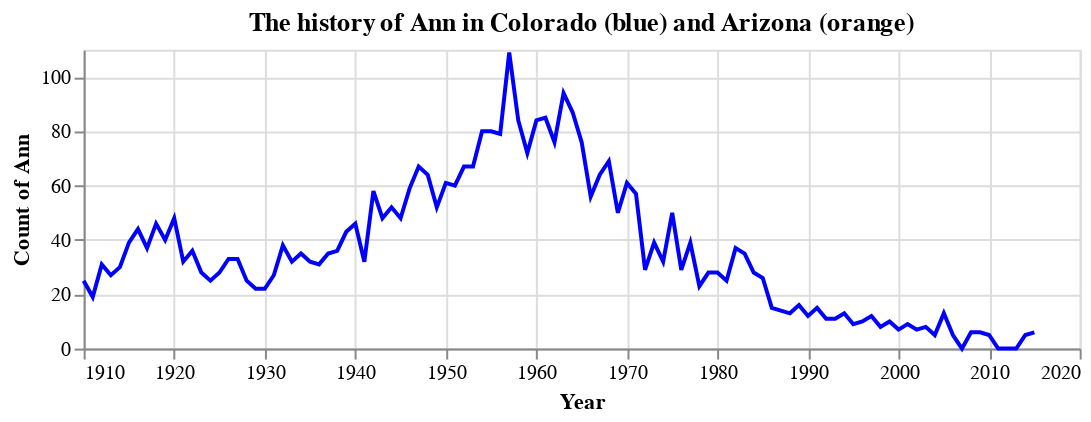

Source (notebook cell):
### Code cell
chart_co = (alt.Chart(ann_co)
    .mark_line(color='blue')
    .encode(x = alt.X('year', axis = alt.Axis(format = 'd', title = 'Year')), 
            y = alt.Y('co_total', axis=alt.Axis(title = 'Count of Ann')))
    .properties(
        height = 150,
        width = 500,
        title = {'text': 'The history of Ann in Colorado (blue) and Arizona (orange)'}
    )
)
chart_co

### Figure 1 — Vega-Lite specification as saved in the notebook (floating-point values rounded to 4 significant figures)
{"config": {"view": {"continuousWidth": 400, "continuousHeight": 300}}, "data": {"name": "data-4a16683801b93f67d8cce30e224ea622"}, "mark": {"type": "line", "color": "blue"}, "encoding": {"x": {"type": "quantitative", "axis": {"format": "d", "title": "Year"}, "field": "year"}, "y": {"type": "quantitative", "axis": {"title": "Count of Ann"}, "field": "co_total"}}, "height": 150, "title": {"text": "The history of Ann in Colorado (blue) and Arizona (orange)"}, "width": 500, "$schema": "https://vega.github.io/schema/vega-lite/v4.8.1.json", "datasets": {"data-4a16683801b93f67d8cce30e224ea622": [{"year": 1910, "co_total": 25.0}, {"year": 1911, "co_total": 19.0}, {"year": 1912, "co_total": 31.0}, {"year": 1913, "co_total": 27.0}, {"year": 1914, "co_total": 30.0}, {"year": 1915, "co_total": 39.0}, {"year": 1916, "co_total": 44.0}, {"year": 1917, "co_total": 37.0}, {"year": 1918, "co_total": 46.0}, {"year": 1919, "co_total": 40.0}, {"year": 1920, "co_total": 48.0}, {"year": 1921, "co_total": 32.0}, {"year": 1922, "co_total": 36.0}, {"year": 1923, "co_total": 28.0}, {"year": 1924, "co_total": 25.0}, {"year": 1925, "co_total": 28.0}, {"year": 1926, "co_total": 33.0}, {"year": 1927, "co_total": 33.0}, {"year": 1928, "co_total": 25.0}, {"year": 1929, "co_total": 22.0}, {"year": 1930, "co_total": 22.0}, {"year": 1931, "co_total": 27.0}, {"year": 1932, "co_total": 38.0}, {"year": 1933, "co_total": 32.0}, {"year": 1934, "co_total": 35.0}, {"year": 1935, "co_total": 32.0}, {"year": 1936, "co_total": 31.0}, {"year": 1937, "co_total": 35.0}, {"year": 1938, "co_total": 36.0}, {"year": 1939, "co_total": 43.0}, {"year": 1940, "co_total": 46.0}, {"year": 1941, "co_total": 32.0}, {"year": 1942, "co_total": 58.0}, {"year": 1943, "co_total": 48.0}, {"year": 1944, "co_total": 52.0}, {"year": 1945, "co_total": 48.0}, {"year": 1946, "co_total": 59.0}, {"year": 1947, "co_total": 67.0}, {"year": 1948, "co_total": 64.0}, {"year": 1949, "co_total": 52.0}, {"year": 1950, "co_total": 61.0}, {"year": 1951, "co_total": 60.0}, {"year": 1952, "co_total": 67.0}, {"year": 1953, "co_total": 67.0}, {"year": 1954, "co_total": 80.0}, {"year": 1955, "co_total": 80.0}, {"year": 1956, "co_total": 79.0}, {"year": 1957, "co_total": 109.0}, {"year": 1958, "co_total": 84.0}, {"year": 1959, "co_total": 72.0}, {"year": 1960, "co_total": 84.0}, {"year": 1961, "co_total": 85.0}, {"year": 1962, "co_total": 76.0}, {"year": 1963, "co_total": 94.0}, {"year": 1964, "co_total": 87.0}, {"year": 1965, "co_total": 76.0}, {"year": 1966, "co_total": 56.0}, {"year": 1967, "co_total": 64.0}, {"year": 1968, "co_total": 69.0}, {"year": 1969, "co_total": 50.0}, {"year": 1970, "co_total": 61.0}, {"year": 1971, "co_total": 57.0}, {"year": 1972, "co_total": 29.0}, {"year": 1973, "co_total": 39.0}, {"year": 1974, "co_total": 32.0}, {"year": 1975, "co_total": 50.0}, {"year": 1976, "co_total": 29.0}, {"year": 1977, "co_total": 39.0}, {"year": 1978, "co_total": 23.0}, {"year": 1979, "co_total": 28.0}, {"year": 1980, "co_total": 28.0}, {"year": 1981, "co_total": 25.0}, {"year": 1982, "co_total": 37.0}, {"year": 1983, "co_total": 35.0}, {"year": 1984, "co_total": 28.0}, {"year": 1985, "co_total": 26.0}, {"year": 1986, "co_total": 15.0}, {"year": 1987, "co_total": 14.0}, {"year": 1988, "co_total": 13.0}, {"year": 1989, "co_total": 16.0}, {"year": 1990, "co_total": 12.0}, {"year": 1991, "co_total": 15.0}, {"year": 1992, "co_total": 11.0}, {"year": 1993, "co_total": 11.0}, {"year": 1994, "co_total": 13.0}, {"year": 1995, "co_total": 9.0}, {"year": 1996, "co_total": 10.0}, {"year": 1997, "co_total": 12.0}, {"year": 1998, "co_total": 8.0}, {"year": 1999, "co_total": 10.0}, {"year": 2000, "co_total": 7.0}, {"year": 2001, "co_total": 9.0}, {"year": 2002, "co_total": 7.0}, {"year": 2003, "co_total": 8.0}, {"year": 2004, "co_total": 5.0}, {"year": 2005, "co_total": 13.0}, {"year": 2006, "co_total": 5.0}, {"year": 2007, "co_total": 0.0}, {"year": 2008, "co_total": 6.0}, {"year": 2009, "co_total": 6.0}, {"year": 2010, "co_total": 5.0}, {"year": 2011, "co_total": 0.0}, {"year": 2012, "co_total": 0.0}, {"year": 2013, "co_total": 0.0}, {"year": 2014, "co_total": 5.0}, {"year": 2015, "co_total": 6.0}]}}
